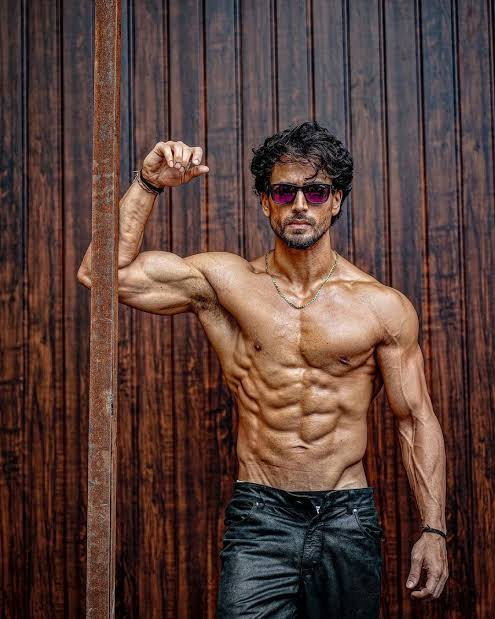
#> input picture projects/reel-11/assets/photos/celebrity_tiger.jpg, 495 x 619 px
$ python scene.py
#> lines starting #> are read from the running program, lines starting #| are printed output that depends on the picture
### projects/reel-11/timeline.py
"""reel-11 timeline: the single source of timings (edit time, seconds, 30 fps).

Pieces come from the approved rough cut v2 (work/cut_plan.json + the 3a/3b seam piece of work/make_cut.py).
Word times are Scribe word starts/ends mapped into edit time.
"""
import json

FPS = 30
CUT_END = 48.4                 # end of the approved cut (voice ends 48.25)
TAIL = 1.5                     # physique hold + FOLLOW card after the voice
DUR = round(CUT_END + TAIL, 4)  # 49.9

# (clip, source in, edit in) per piece of rough v2; the seam piece holds 3a then 3b
PIECES = [("her", 0.4333, 0.0), ("her", 20.0, 7.9667), ("me_2", 1.4667, 12.8667), ("me_3a", 0.5667, 15.6333),
          ("me_3a", 12.7333, 25.8667), ("me_3b", -(25.8667 + 106 / 30 + 0.0151 - 25.8667) + 0.0, 25.8667 + 106 / 30 + 0.0151),
          ("me_3b", 3.4333, 31.0), ("me_3d", 1.3, 35.3667)]
# word ranges used per piece (source seconds)
RANGES = [("me_2", 1.4, 4.3, 12.8667, 1.4667), ("me_3a", 0.5, 10.9, 15.6333, 0.5667),
          ("me_3a", 12.7, 16.1, 25.8667, 12.7333), ("me_3b", -0.3, 1.7, 25.8667 + 106 / 30 + 0.0151, 0.0),
          ("me_3b", 3.4, 7.9, 31.0, 3.4333), ("me_3d", 1.2, 14.4, 35.3667, 1.3)]


def words():
    out = []
    for clip, lo, hi, e0, s0 in RANGES:
        for w in json.load(open(f"work/transcripts/{clip}/words.json")):
            if lo <= w["s"] < hi:
                text = w["w"].rstrip("-")
                if text == "On":
                    text = "on"
                out.append({"w": text, "s": round(e0 + w["s"] - s0, 3), "e": round(e0 + w["e"] - s0, 3)})
    return out


# beats (edit seconds): name -> (start, end)
BEATS = {
    "her": (0.0, 12.70),
    "pause": (12.70, 13.10),          # her last frame mosaics, PAUSED, cut to him
    "deadpan": (13.10, 15.6333),      # him full screen
    "quest": (15.6333, 19.0),         # QUEST window, Tiger card on "celebrity"
    "calendar": (19.0, 21.10),        # six months
    "menu": (21.10, 25.90),           # keto / IF / PPL, perfect plan 99 %
    "save": (25.90, 29.05),           # wait for next Monday
    "couch": (29.05, 31.0),           # sitting on your ass gaining fat
    "item": (31.0, 35.3667),          # protect a physique you are unhappy with
    "lady": (35.3667, 38.10),         # just ignore this lady
    "share": (38.10, 41.0),           # do not share with that one friend
    "questlog": (41.0, 45.17),        # since 2020
    "breakout": (45.17, DUR),         # real footage montage + FOLLOW
}

# [5 lines that do not run on import are left out]

### projects/reel-11/scene.py
"""reel-11 scene: Pixel RPG world (Lemo-Opuscar pixel-rpg grammar) + real footage, frame(t) -> 1080x1920 RGB.

Pixel world: native 216x384, scaled x5 nearest-neighbour. Real assets (Tiger photo, his face video, gym clips,
physique photos, her clip) are never pixelated or recoloured; pixel art only frames them.
His face: real video in a pixel-stepped circle, head breaking out above the circle's centre line (work/matte/).

  python3 scene.py stills 0 2.5 5 ...     -> out/stills/t_<t>.png
  python3 scene.py grid                   -> one still every 2.5 s + labelled contact sheet
  python3 scene.py render [a b]           -> out/reel-11-picture.mp4 (picture only; audio is mixed separately)
"""
import json
import math
import os
import subprocess
import sys

import cv2
import numpy as np
from PIL import Image, ImageDraw, ImageFont

import timeline as TL

S, W, H = 5, 216, 384
FW, FH = W * S, H * S
FPS = 30
FONT = ImageFont.truetype("fonts/PressStart2P-400.ttf", 8)
C = {k: np.array([int(v[i:i + 2], 16) for i in (1, 3, 5)], np.uint8) for k, v in dict(
    ink="#181425", navy="#262b44", blue="#3a4466", blue2="#5a6988", silver="#8b9bb4", white="#ffffff",
    gold="#feae34", orange="#f77622", red="#e43b44", skin="#e8b796", skin2="#c28569", beard="#3e2731",
    shirt="#c0cbdc", purple="#68386c", pink="#b55088", brown="#733e39", brown2="#3e2731", sky="#124e89",
    green="#63c74d", green2="#3e8948", yellow="#fee761", dgrey="#5a6988").items()}
T = lambda k: tuple(int(x) for x in C[k])
BAYER = np.array([[0, 8, 2, 10], [12, 4, 14, 6], [3, 11, 1, 9], [15, 7, 13, 5]]) / 16.0
WORDS = TL.words()


# ---------------------------------------------------------------- video sources (sequential-friendly)
class Src:
    def __init__(self, path, w=1080, h=1920, fps=30):
        self.path, self.w, self.h, self.fps = path, w, h, fps
        self.p, self.n = None, None

    # [18 lines left out: function get, not called in this run]


CUT = Src("work/cut_v2_14.mp4")
HER = Src("work/her_full.mp4", fps=60)
GYM = {k: Src(f"raw/{k}.mp4") for k in ("gym_01", "gym_02", "gym_03")}


def load_rgb(p):
#> called with p = 'assets/photos/celebrity_tiger.jpg'
    return cv2.cvtColor(cv2.imread(p), cv2.COLOR_BGR2RGB)


TIGER = load_rgb("assets/photos/celebrity_tiger.jpg")
PH_GYM = load_rgb("assets/photos/me_gym_dumbbell.jpg")
#> call 2 of load_rgb, with p = 'assets/photos/me_gym_dumbbell.jpg'
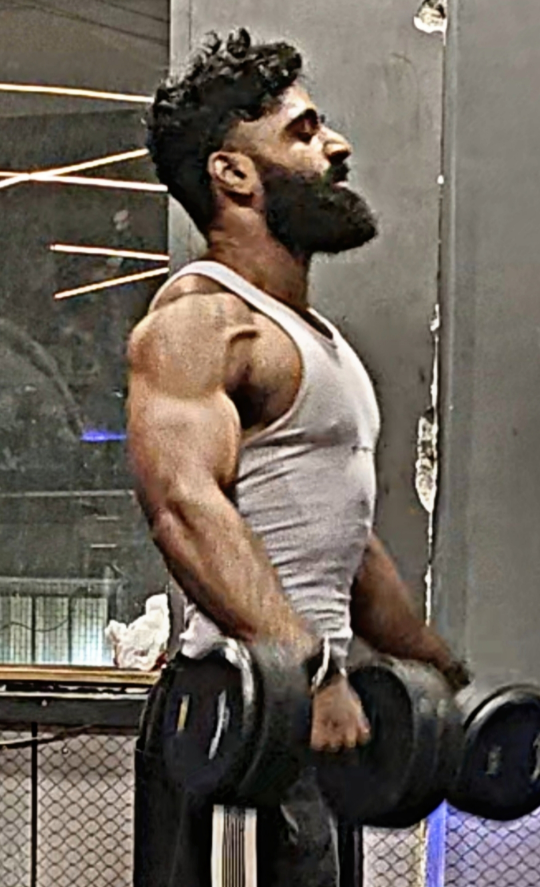
#> input picture projects/reel-11/assets/photos/me_gym_dumbbell.jpg, 1080 x 1774 px (shown at 1/2 size)
PH_MIR = load_rgb("assets/photos/me_physique_mirror.jpg")
#> call 3 of load_rgb, with p = 'assets/photos/me_physique_mirror.jpg'
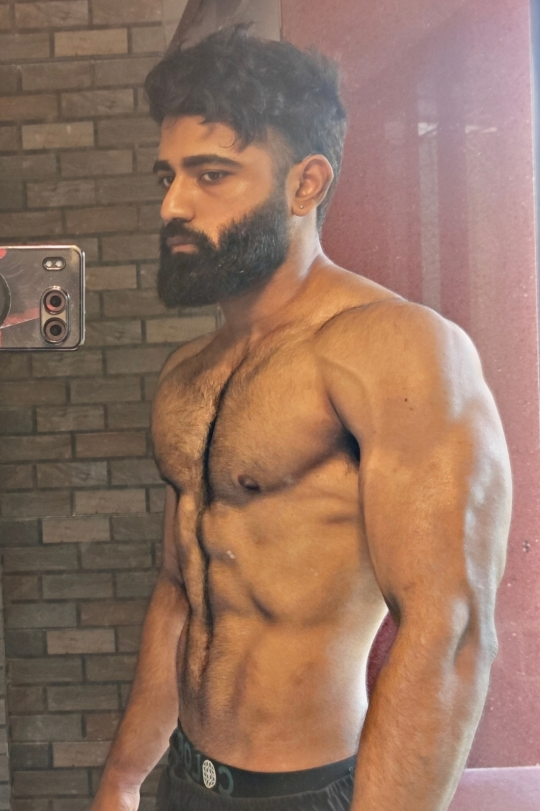
#> input picture projects/reel-11/assets/photos/me_physique_mirror.jpg, 1080 x 1622 px (shown at 1/2 size)


# ---------------------------------------------------------------- pixel helpers (native grid)
def dither_v(img, x0, y0, x1, y1, c_top, c_bot):
    ys = np.arange(y0, y1)[:, None]
    xs = np.arange(x0, x1)[None, :]
    t = (ys - y0) / max(1, y1 - y0 - 1)
    m = t > BAYER[ys % 4, xs % 4]
    img[y0:y1, x0:x1] = np.where(m[..., None], C[c_bot], C[c_top])


# [34 lines left out: functions window, text, paint, not called in this run]


HERO = """
...H.HHH.H....
..HHHHHHHHH...
..HHHHHHHHH...
..HSSSSSSSH...
..SWKSSWKS....
..SSSSSSSS....
..BBSSSSBB....
..BBBRRBBB....
...BBBBBB.....
....SSSS......
..TTTTTTTT....
.TTTTTTTTTT...
.TTTTTTTTTT...
STTTTTTTTTTS..
STTTTTTTTTTS..
S.TTTTTTTT.S..
S.TTTTTTTT.S..
..TTTTTTTT....
..PPPPPPPP....
..PPP..PPP....
..PPP..PPP....
..PPP..PPP....
..PPP..PPP....
..KKK..KKK....
"""
HERO_PAL = {"H": "ink", "S": "skin", "W": "white", "K": "ink", "B": "beard", "R": "skin2", "T": "shirt", "P": "navy"}
FRIEND = """
...RRRRRR.....
..RRRRRRRR....
.RRRRRRRRRRR..
..HSSSSSSH....
..SWKSSWKS....
..SSSSSSSS....
..SSSSSSSS....
...SSKKSS.....
....SSSS......
....SSSS......
..GGGGGGGG....
.GGGGGGGGGG...
.GGGGGGGGGG...
SGGGGGGGGGGS..
SGGGGGGGGGGS..
S.GGGGGGGG.S..
S.GGGGGGGG.S..
..GGGGGGGG....
..PPPPPPPP....
..PPP..PPP....
..PPP..PPP....
..PPP..PPP....
..PPP..PPP....
..KKK..KKK....
"""
FRIEND_PAL = {"R": "red", "H": "ink", "S": "skin2", "W": "white", "K": "ink", "G": "green2", "P": "blue"}
HAND = """
XXXX....
XWWWXXX.
XWWWWWWX
XWWWWWWX
XWWWWWX.
XXXXXX..
"""
HAND_PAL = {"X": "ink", "W": "white"}
SHIELD = """
.SSSSSSSSSS.
SGGGGGGGGGGS
SGYYGGGGGGGS
SGYGGGGGGGGS
SGGGGGGGGGGS
SGGGGGGGGGGS
.SGGGGGGGGS.
.SGGGGGGGGS.
..SGGGGGGS..
...SGGGGS...
....SGGS....
.....SS.....
"""
SHIELD_PAL = {"S": "silver", "G": "gold", "Y": "white"}


def hand(img, x, y, t, stop=False):
    bob = 0 if stop else (1 if int(t * 4) % 2 else 0)
    paint(img, x - bob, y, HAND, HAND_PAL, outline=False)


# [5 lines left out: function hero, not called in this run]


def room():
    img = np.zeros((H, W, 3), np.uint8)
    dither_v(img, 0, 0, W, 244, "purple", "navy")
    rng = np.random.default_rng(3)
    for _ in range(26):
        img[rng.integers(0, 240), rng.integers(0, W)] = C["pink"]
    img[244:H] = C["brown"]
    img[244] = C["ink"]
    for y in range(254, H, 10):
        img[y, :] = C["brown2"]
    for y0 in range(244, H, 10):
        off = 0 if (y0 // 10) % 2 else 12
        for x in range(off, W, 24):
            img[y0:y0 + 10, x] = C["brown2"]
    return img


ROOM = room()


# [6 lines left out: function mosaic, not called in this run]


def up(a):
    return cv2.resize(a, (FW, FH), interpolation=cv2.INTER_NEAREST)


# ---------------------------------------------------------------- captions (the dialog box is the subtitle)
# hand-set caption lines (word counts per line), following the phrasing of the script; max 25 chars a line (text starts at x 9)
LINES = [[4, 5], [4, 4], [2], [3, 1], [3], [2, 2], [3, 1], [4], [5], [4, 2], [3, 4], [4, 2], [4, 3], [4, 4],
         [5, 4], [4, 3], [2, 2], [5, 5], [4]]


def chunks():
#> (the run stopped early here; a loop or call above may not have finished)
